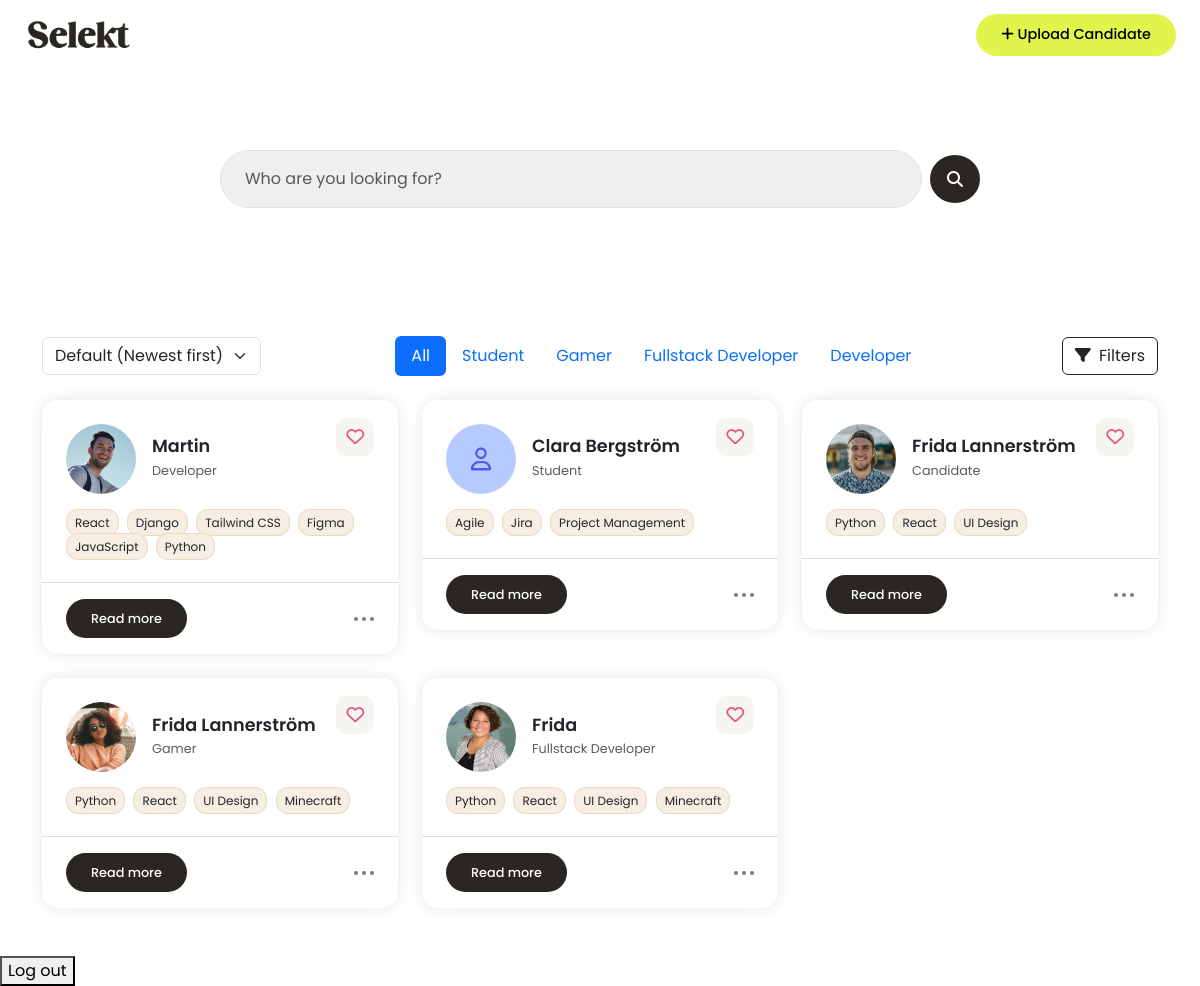
The page /dashboard/ (signed in) on the database its author committed.
### candidates/models.py (models this page shows, shortened)
class Candidate(models.Model):
    user = models.ForeignKey(User, on_delete=models.CASCADE)
    name = models.CharField(max_length=100)
    email = models.EmailField()
    phone_number = models.CharField(max_length=20, blank=True)
    job_title = models.CharField(max_length=100, blank=True)
    profile_summary = models.TextField(blank=True)
    work_experience = models.TextField(blank=True)
    education = models.TextField(blank=True)
    location = models.CharField(max_length=100, blank=True)
    links = models.CharField(max_length=255, blank=True, help_text="e.g. LinkedIn, GitHub URLs")
    profile_image = models.ImageField(upload_to='profile_images/', blank=True, null=True)
    other = models.TextField(blank=True)
    notes = models.TextField(blank=True)
    top_skills = models.CharField(
        max_length=255,
        blank=True,
        help_text="Write top skills separated by commas (e.g. Communication, Leadership, SQL)"
    )
    uploaded_at = models.DateTimeField(auto_now_add=True)

### candidates/views.py (the view)
# urls.py: path('dashboard/', candidate_views.dashboard, name='dashboard'),
@login_required
def dashboard(request):
    query = request.GET.get('q', '')
    sort = request.GET.get('sort', '')
    filter_title = request.GET.get('title', '')  # 👈 NYTT!
    candidates = Candidate.objects.filter(user=request.user)
    candidates = filter_candidates(candidates, query)
    if filter_title:
        candidates = candidates.filter(job_title__iexact=filter_title)
    if sort == 'name':
        candidates = candidates.order_by('name')
    else:
        candidates = candidates.order_by('-uploaded_at')
    job_titles = (
        Candidate.objects
        .filter(user=request.user)
        .exclude(job_title__isnull=True)
        .exclude(job_title__exact='')
        .values('job_title')
        .annotate(count=Count('job_title'))
        .order_by('-count')[:6]
    )
    for candidate in candidates:
        candidate.skill_list = [skill.strip() for skill in candidate.top_skills.split(',')]
    context = {
        'candidates': candidates,
        'job_titles': job_titles,
        'active_title': filter_title,
    }
    return render(request, 'dashboard.html', context)

### candidates/views.py (called while the page is built, shortened)
def filter_candidates(queryset, query):
    return queryset

### templates/dashboard.html (shortened to what this page needs)
{% extends "base.html" %}
{% load static %}
{% block content %}
<div class="container hero">
    <form method="get" class="d-flex align-items-center gap-2 w-100 candidate-search position-relative">
      <input type="text"
             class="form-control px-4 py-3 border-1 shadow-none"
             name="q"
             id="searchInput"
             placeholder="Who are you looking for?"
             value="{{ request.GET.q }}">
      <button class="btn button-base scn-button d-flex justify-content-center align-items-center rounded-circle" type="submit">
        <i class="fas fa-search"></i>
      </button>
    </form>
</div>
<div class="container py-5">
  <div class="d-flex justify-content-between align-items-center mb-4 flex-wrap gap-3">
    <form id="sortForm" method="get" class="d-flex align-items-center">
      <select name="sort" id="sortSelect" class="form-select w-auto">
        <option value="" {% if not request.GET.sort %}selected{% endif %}>Default (Newest first)</option>
      </select>
    </form>
    <ul class="nav nav-pills justify-content-center flex-grow-1">
      <li class="nav-item">
        <a class="nav-link {% if not active_title %}active{% endif %}" href="{% url 'dashboard' %}">All</a>
      </li>
      {% for title in job_titles %}
      <li class="nav-item">
        <a class="nav-link {% if active_title == title.job_title %}active{% endif %}" href="?title={{ title.job_title|urlencode }}">
          {{ title.job_title }}
        </a>
      </li>
      {% endfor %}
    </ul>
    <button class="btn btn-outline-dark">
      <i class="fas fa-filter me-1"></i> Filters
    </button>
  </div>
  {% if candidates %}
  <div class="row g-4">
    {% for candidate in candidates %}
    <div class="col-md-4 col-sm-6">
      <div class="candidate-card bg-white position-relative">
        <div class="position-absolute top-0 end-0 p-4">
          <span class="heart-icon"><i class="fa-regular fa-heart"></i></span>
        </div>
        <div class="px-4 pt-4 pb-2">
          <div class="d-flex align-items-center gap-3 mb-3">
            {% if candidate.profile_image %}
            <img src="{{ candidate.profile_image.url }}" alt="Profile Image" />
        {% else %}
        <img src="{% static 'media/images/user-pic.png' %}" alt="Profile Image" />
          {% endif %}
            <div>
              <h4 class="mb-0">{{ candidate.name }}</h4>
              <small class="text-muted">{{ candidate.job_title|default:'Candidate' }}</small>
            </div>
          </div>
          <div class="skill-container">
            {% for skill in candidate.skill_list %}
            <span class="skill-badge">{{ skill }}</span>
          {% endfor %}
          </div>
        </div>
        <hr>
        <div class="d-flex justify-content-between align-items-center px-4 pb-3">
          <a href="#" onclick="openCandidateModal({{ candidate.id|escapejs }})" class="btn button-base scn-button read-btn">Read more</a>
          <div class="dot-menu">
            <span class="dot"></span>
            <span class="dot"></span>
            <span class="dot"></span>
          </div>
        </div>
      </div>
    </div>
    {% endfor %}
  </div>
  {% else %}
    <p>No candidates yet.</p>
  {% endif %}
</div>
  <form action="{% url 'logout' %}" method="post">
    <button type="submit">Log out</button>
  </form>
{% endblock %}

### static/css/style.css (style rules this page uses)
body, .index-body, .auth-body { font-family: 'Poppins', sans-serif; }
h4 { font-size: 1.1rem; font-weight: 600; }
.text-muted { color: grey; font-size: 0.8rem; font-family: 'Poppins', sans-serif; }
.button-base { border-radius: 100px; padding: 10px 25px; font-weight: 500; display: inline-block; text-decoration: none; border: none; font-family: 'Poppins', sans-serif; }
.scn-button { background-color: #2A2722; color: white; }
.hero { padding: 80px 20px; text-align: center; max-width: 800px; }
.candidate-card { border-radius: 16px; box-shadow: 0 0 15px rgba(0, 0, 0, 0.1); transition: 0.3s ease; position: relative; }
.candidate-card hr { color: grey; }
.candidate-card img { width: 70px; height: 70px; border-radius: 50%; object-fit: cover; }
.skill-badge { background-color: #F6EEE3; font-size: 0.75rem; padding: 4px 8px; border-radius: 12px; margin-right: 4px; border: 1px solid #EBD9C1; }
.read-btn { font-size: 0.8rem; font-weight: 500; }
.heart-icon { font-size: 1.1rem; color: #E94C82; background: #f7f5ef; padding: 7px 10px; border-radius: 10px; }
.dot-menu { display: flex; gap: 4px; }
.dot { width: 4px; height: 4px; background-color: #7a7a7a; border-radius: 50%; }
.candidate-search input { background-color: #EFEFEF; border-radius: 100px; }
.candidate-search .btn { height: 48px; width: 48px; }

### rows shown on the page
Candidate: profile_image (picture), name "Martin", job_title "Developer", skill_list "React" "Django" "Tailwind CSS" "Figma" "JavaScript" "Python"
Candidate: name "Clara Bergström", job_title "Student", skill_list "Agile" "Jira" "Project Management"
Candidate: profile_image (picture), name "Frida Lannerström", job_title "Candidate", skill_list "Python" "React" "UI Design"
Candidate: profile_image (picture), name "Frida Lannerström", job_title "Gamer", skill_list "Python" "React" "UI Design" "Minecraft"
Candidate: profile_image (picture), name "Frida", job_title "Fullstack Developer", skill_list "Python" "React" "UI Design" "Minecraft"

### other values the page prints
{{ title.job_title }} "Student" "Gamer" "Fullstack Developer" "Developer"
